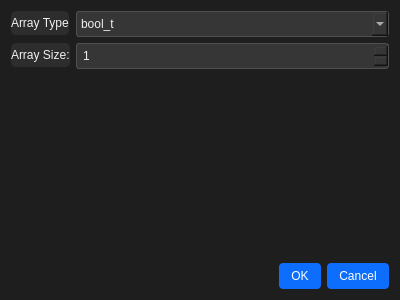
<?xml version="1.0" encoding="UTF-8"?>
<ui version="4.0">
 <class>ArrayTypeDialog</class>
 <widget class="QDialog" name="ArrayTypeDialog">
  <property name="geometry">
   <rect>
    <x>0</x>
    <y>0</y>
    <width>400</width>
    <height>300</height>
   </rect>
  </property>
  <property name="windowTitle">
   <string>Array Type Configuration</string>
  </property>
  <property name="styleSheet">
   <string notr="true">/* Dark theme stylesheet */
QDialog, QWidget {
    background-color: #1e1e1e;
    color: #f0f0f0;
}

QLabel {
    color: #f0f0f0;
}

QFrame {
    background-color: #2d2d2d;
    border-radius: 5px;
}

QPushButton {
    background-color: #0d6efd;
    color: white;
    border: none;
    padding: 6px 12px;
    border-radius: 4px;
}

QPushButton:hover {
    background-color: #0b5ed7;
}

QPushButton:pressed {
    background-color: #0a58ca;
}

QLineEdit, QPlainTextEdit, QSpinBox, QDoubleSpinBox, QComboBox {
    background-color: #363636;
    border: 1px solid #505050;
    color: #f0f0f0;
    padding: 4px;
    border-radius: 3px;
}

QLineEdit:focus, QPlainTextEdit:focus, QSpinBox:focus, QDoubleSpinBox:focus, QComboBox:focus {
    border: 1px solid #0d6efd;
}

QDialogButtonBox {
    background-color: #1e1e1e;
    border-top: 1px solid #505050;
    padding-top: 15px;
}</string>
  </property>
  <layout class="QVBoxLayout" name="verticalLayout">
   <item>
    <layout class="QFormLayout" name="formLayout">
     <item row="0" column="0">
      <widget class="QLabel" name="element_type_label">
       <property name="text">
        <string>Array Type</string>
       </property>
      </widget>
     </item>
     <item row="0" column="1">
      <widget class="QComboBox" name="type_combo">
       <item>
        <property name="text">
         <string>bool_t</string>
        </property>
       </item>
       <item>
        <property name="text">
         <string>uint8</string>
        </property>
       </item>
       <item>
        <property name="text">
         <string>uint16</string>
        </property>
       </item>
       <item>
        <property name="text">
         <string>uint32</string>
        </property>
       </item>
       <item>
        <property name="text">
         <string>uint64</string>
        </property>
       </item>
       <item>
        <property name="text">
         <string>sint8</string>
        </property>
       </item>
       <item>
        <property name="text">
         <string>sint16</string>
        </property>
       </item>
       <item>
        <property name="text">
         <string>sint32</string>
        </property>
       </item>
       <item>
        <property name="text">
         <string>sint64</string>
        </property>
       </item>
       <item>
        <property name="text">
         <string>char_t</string>
        </property>
       </item>
       <item>
        <property name="text">
         <string>float32</string>
        </property>
       </item>
       <item>
        <property name="text">
         <string>float64</string>
        </property>
       </item>
      </widget>
     </item>
     <item row="1" column="0">
      <widget class="QLabel" name="array_size_label">
       <property name="text">
        <string>Array Size:</string>
       </property>
      </widget>
     </item>
     <item row="1" column="1">
      <widget class="QSpinBox" name="size_spin">
       <property name="minimum">
        <number>1</number>
       </property>
       <property name="maximum">
        <number>10000</number>
       </property>
      </widget>
     </item>
    </layout>
   </item>
   <item>
    <spacer name="verticalSpacer">
     <property name="orientation">
      <enum>Qt::Vertical</enum>
     </property>
     <property name="sizeHint" stdset="0">
      <size>
       <width>20</width>
       <height>40</height>
      </size>
     </property>
    </spacer>
   </item>
   <item>
    <widget class="QDialogButtonBox" name="buttonBox">
     <property name="orientation">
      <enum>Qt::Horizontal</enum>
     </property>
     <property name="standardButtons">
      <set>QDialogButtonBox::Cancel|QDialogButtonBox::Ok</set>
     </property>
    </widget>
   </item>
  </layout>
 </widget>
 <resources/>
 <connections/>
</ui>
